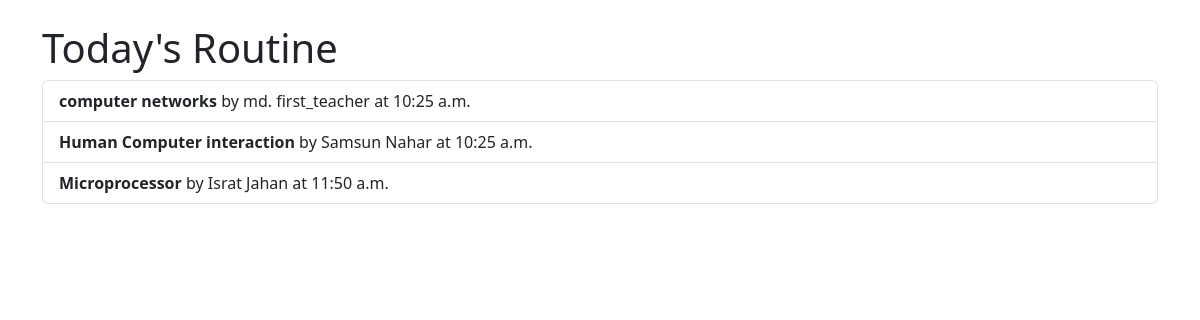
The app's page /routine/today/ with its own data.
### routine/models.py (models this page shows, shortened)
class Routine(models.Model):
    STATUS_CHOICES = [
        ('scheduled', 'Scheduled'),
        ('rescheduled', 'Rescheduled'),
        ('cancelled', 'Cancelled'),
    ]
    course = models.ForeignKey(Course, on_delete=models.CASCADE)
    teacher = models.ForeignKey(Teacher, on_delete=models.CASCADE)
    room = models.ForeignKey(Room, on_delete=models.CASCADE)
    slot = models.ForeignKey(Slot, on_delete=models.CASCADE)
    is_online = models.BooleanField(default=False)
    status = models.CharField(max_length=20, choices=STATUS_CHOICES, default='scheduled')
    is_cancelled = models.BooleanField(default=False)
    created_at = models.DateTimeField(auto_now_add=True)

class Slot(models.Model):
    day = models.CharField(max_length=10)
    start_time = models.TimeField()
    end_time = models.TimeField()
    is_available = models.BooleanField(default=True)
    date = models.DateField(null=True, blank=True)  # Add a date field

### courses/models.py (models this page shows, shortened)
class Course(models.Model):
    title = models.CharField(max_length=100)
    code = models.CharField(max_length=20, unique=True)
    semester = models.CharField(max_length=20)
    total_classes = models.PositiveIntegerField(default=0, help_text="Total number of classes to conduct")
    teachers = models.ManyToManyField(Teacher, related_name='courses')

### teachers/models.py (models this page shows, shortened)
class Teacher(models.Model):
    user = models.OneToOneField(User, on_delete=models.CASCADE)
    name = models.CharField(max_length=100)
    email = models.EmailField(unique=True)
    designation = models.CharField(max_length=50)
    department = models.CharField(max_length=100, default="CSE")

### routine/views.py (the view)
# urls.py: path('today/', views.today_routine_view, name='today_routine'),
def today_routine_view(request):
    today_routine = get_today_routines()
    return render(request, 'routine/today_routine.html', {
        'today_routine': today_routine,
    })

### routine/utils.py (called while the page is built)
def get_today_routines():
    today_day = datetime.today().strftime('%A')
    return Routine.objects.filter(
        slot__day=today_day,
        is_cancelled=False
    ).order_by('slot__start_time')

### templates/routine/today_routine.html (shortened to what this page needs)
<!DOCTYPE html>
<html lang="en">
<head>
    <link href="https://cdn.jsdelivr.net/npm/bootstrap@5.3.0-alpha1/dist/css/bootstrap.min.css" rel="stylesheet">
</head>
<body>
    <div class="container mt-4">
        <h1>Today's Routine</h1>
        <ul class="list-group">
            {% for routine in today_routine %}
                <li class="list-group-item">
                    <strong>{{ routine.course.title }}</strong> by {{ routine.teacher.name }} at {{ routine.slot.start_time }}
                </li>
            {% empty %}
                <li class="list-group-item">No classes scheduled for today.</li>
            {% endfor %}
        </ul>
    </div>
</body>
</html>

### records on screen
Routine: course "computer networks", teacher.name "md. first_teacher", slot.start_time "10:25 a.m."
Routine: course "Human Computer interaction", teacher.name "Samsun Nahar", slot.start_time "10:25 a.m."
Routine: course "Microprocessor", teacher.name "Israt Jahan", slot.start_time "11:50 a.m."
